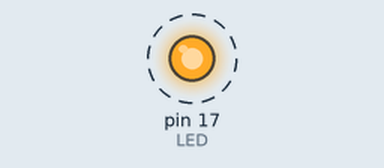
Recording of a sketch running on a simulated Arduino Uno, built with avr-gcc and run on an emulated ATmega328P. Parts: output pins drawn as LEDs (lit = HIGH). Dashed ring = blinking.

Above: at 0.5 s.
Timing chart, 0 to 4.6 s (numbered marks = the images above):
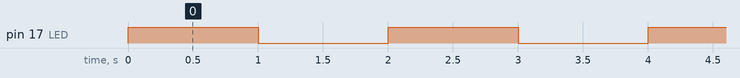

Measured:
- by itself, pin 17 (LED): alternates HIGH for 1.0 s and LOW for 1.0 s

The sketch:

LEDBlink.ino
```cpp
//MACROS are defined here
uint8_t LED = 17;

void setup() {
  //Setup code goes here, to run once
  pinMode(LED, OUTPUT);

}

void loop() {
  //Main code goes here, to run repeatedly
  digitalWrite(LED,HIGH);
  delay(1000);
  digitalWrite(LED,LOW);
  delay(1000);

}
```
